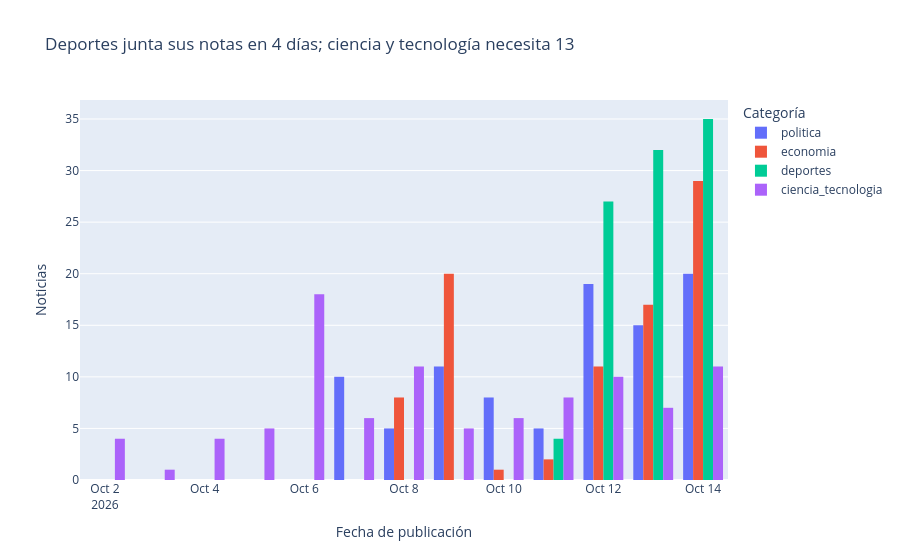

The code cell stored with this chart in its notebook:
### Code cell
dias = df.groupby("etiqueta")["fecha"].nunique()
fig = px.histogram(
    df, x="fecha", color="etiqueta", barmode="group",
    labels={"fecha": "Fecha de publicación", "etiqueta": "Categoría", "count": "Noticias"},
    title=(f"Deportes junta sus notas en {dias['deportes']} días; "
           f"ciencia y tecnología necesita {dias['ciencia_tecnologia']}"),
)
fig.update_layout(yaxis_title="Noticias")
fig.show()
